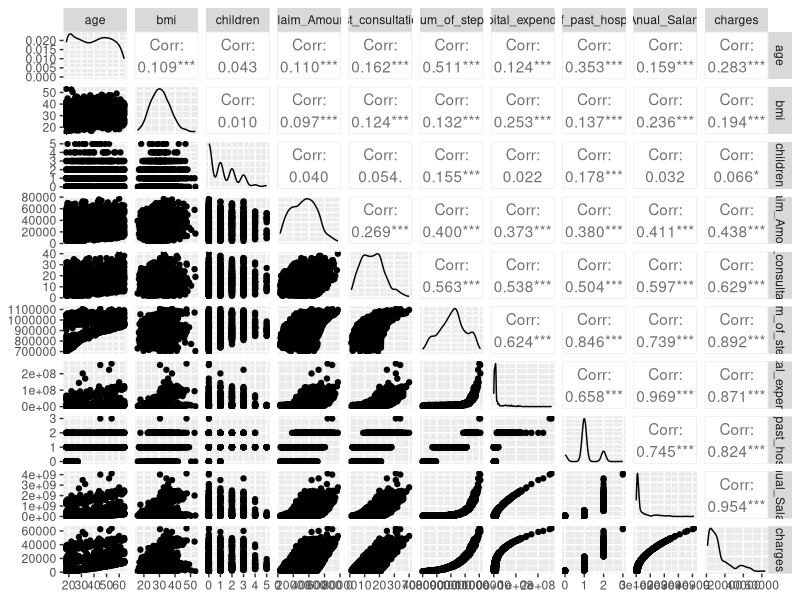
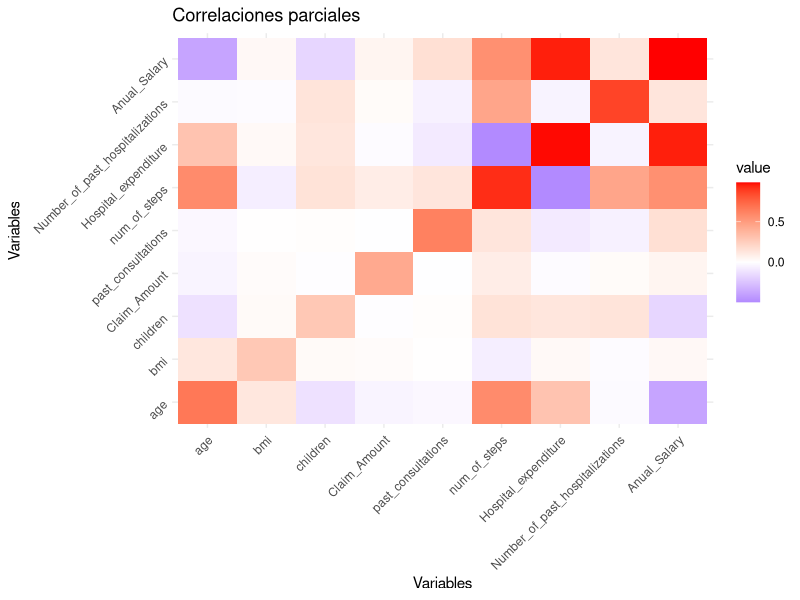
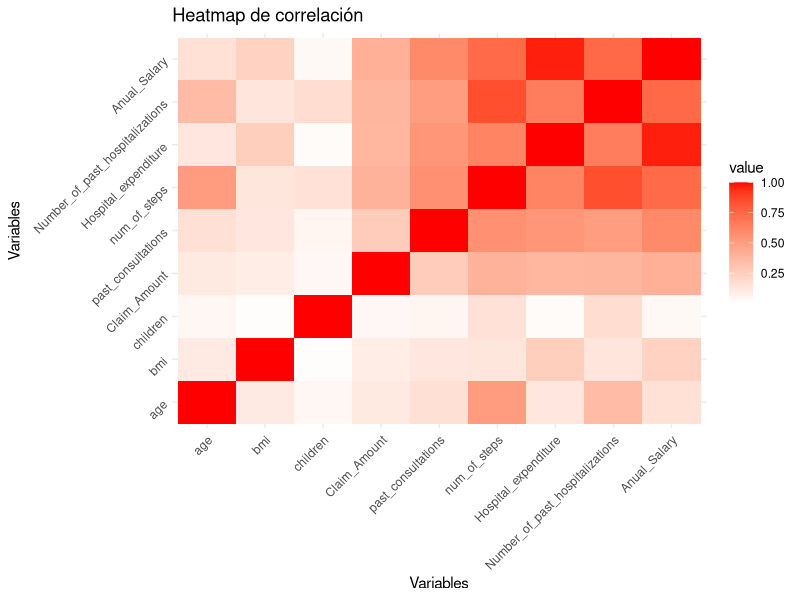
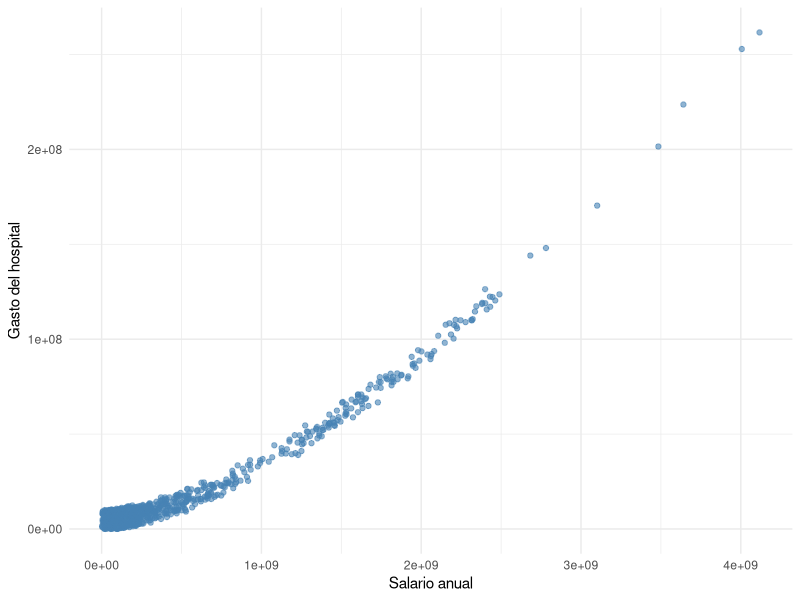
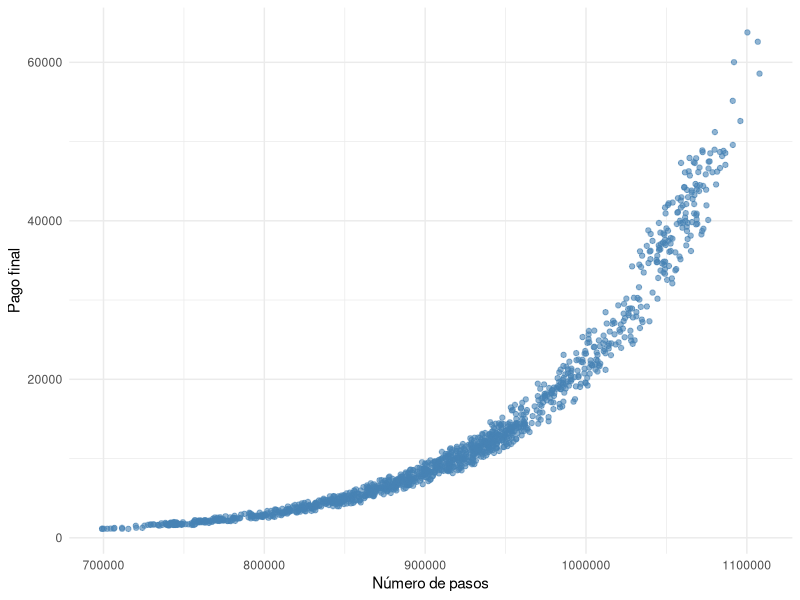
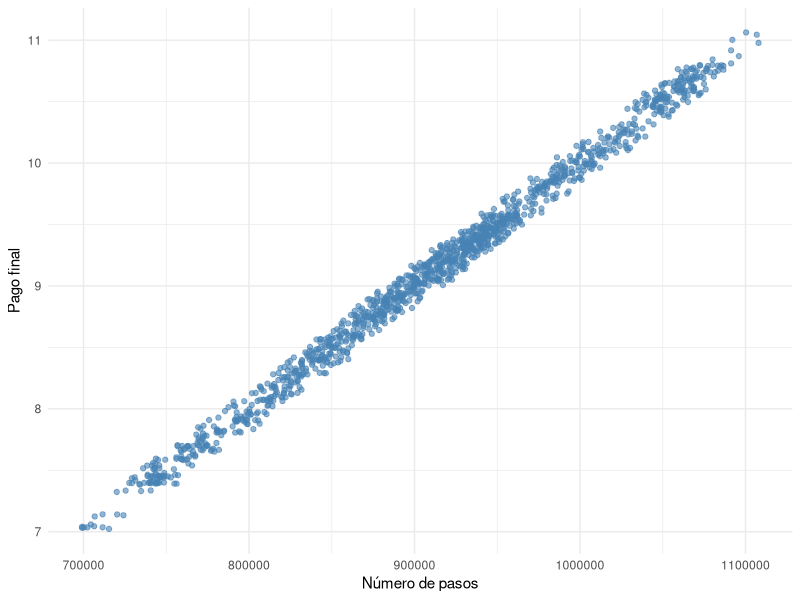
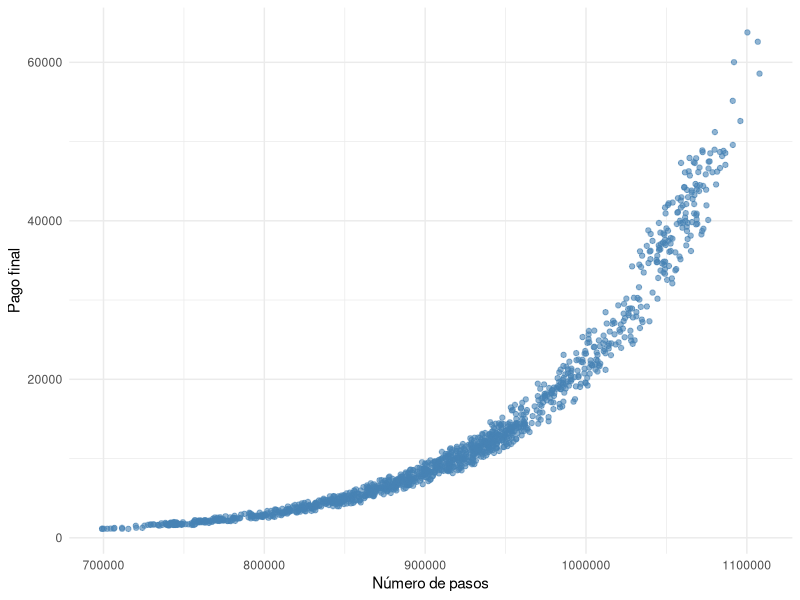
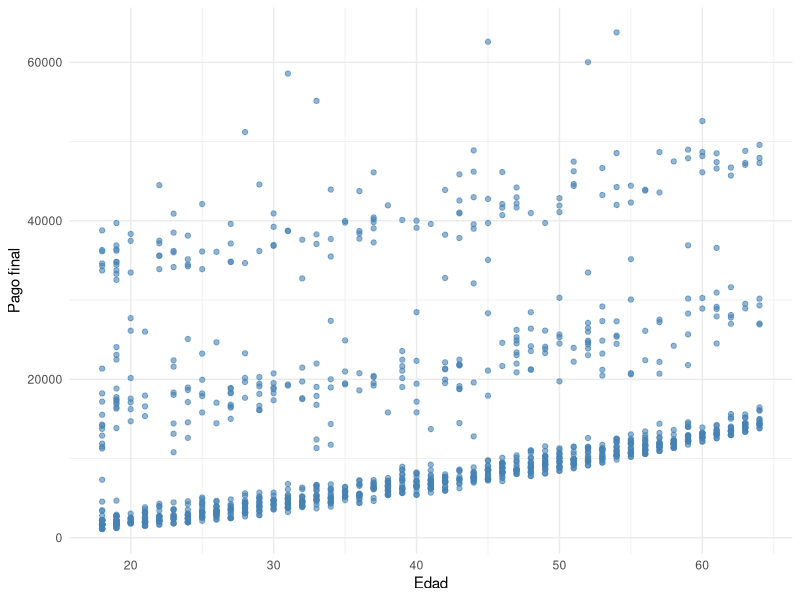

These figures' R source, in order:
## ---- chunk 1
#| output: false
#| warning: false
library(dplyr)
library(tidyr)
library(ggplot2)
library(reshape2)
## ---- chunk 2
datos <- readr::read_csv("./new_insurance_data.csv")
dplyr::glimpse(datos)
## ---- chunk 3
# Cantidad de observaciones
nrow(datos)

# Cantidad de observaciones con alguna variable faltante
sum(!complete.cases(datos))

datos <- tidyr::drop_na(datos)
## ---- chunk 4
covariables_numericas <- c(
  "age",
  "bmi",
  "children",
  "Claim_Amount",
  "past_consultations",
  "num_of_steps",
  "Hospital_expenditure",
  "Number_of_past_hospitalizations",
  "Anual_Salary"
)
columnas_numericas <- c(covariables_numericas, "charges")

GGally::ggpairs(datos[, columnas_numericas])
## ---- chunk 5
d.cor <- cor(datos[, covariables_numericas])
d.inv <- solve(d.cor)

d.corm <- sqrt(1-1/diag(d.inv))
pd <- length(d.corm)  


d.part <- d.inv
for (i in 1:pd) {
  for (j in 1:(i-1)) {
    d.part[i,j] <- -d.inv[i,j]/sqrt(d.inv[i,i]*d.inv[j,j])
  }
  d.part[i,i] <- d.corm[i]
  d.part[1:(i-1),i] <- d.part[i,1:(i-1)]  
}
d.part
## ---- chunk 6
vals_diag <- diag(d.part)
max_col_indices <- apply(d.part, 1, which.max)
idx_ordenados <- order(vals_diag, decreasing = TRUE)
ordenados_vals_diag <- vals_diag[idx_ordenados]
ordenados_max_cols <- max_col_indices[idx_ordenados]

data.frame(correlacion_parcial = ordenados_vals_diag)
## ---- chunk 7
#| echo: false
melt(d.part) |>
  ggplot(aes(Var1, Var2, fill = value)) +
    geom_tile() +
    scale_fill_gradient2(low = "blue", high = "red", mid = "white") +
    theme_minimal() +
    theme(
      axis.text.x = element_text(angle = 45, hjust = 1),
      axis.text.y = element_text(angle = 45, hjust = 1)
    ) +
    labs(
      title = "Correlaciones parciales", 
      x = "Variables", 
      y = "Variables"
    )
## ---- chunk 8
#| echo: false
matriz_cor <- datos |>
  dplyr::select(
    age,
    bmi,
    children,
    Claim_Amount,
    past_consultations,
    num_of_steps,
    Hospital_expenditure,
    Number_of_past_hospitalizations,
    Anual_Salary,
  ) |>
  cor()

melt(matriz_cor) |>
  ggplot(aes(Var1, Var2, fill = value)) +
    geom_tile() +
    scale_fill_gradient2(low = "blue", high = "red", mid = "white", midpoint = 0) +
    theme_minimal() +
    theme(
      axis.text.x = element_text(angle = 45, hjust = 1),
        axis.text.y = element_text(angle = 45, hjust = 1)
      ) +
    labs(title = "Heatmap de correlación", x = "Variables", y = "Variables")
## ---- chunk 9
datos |>
  ggplot(aes(x = Anual_Salary, y = Hospital_expenditure)) +
  geom_point(color = "steelblue", alpha = 0.6) +
  labs(x = "Salario anual", y = "Gasto del hospital") +
  theme_minimal()
## ---- chunk 10
datos |>
  ggplot(aes(x = num_of_steps, y = charges)) +
  geom_point(color = "steelblue", alpha = 0.6) +
  labs(x = "Número de pasos", y = "Pago final") +
  theme_minimal()
## ---- chunk 11
datos |>
  dplyr::mutate(scaled_rsp = log(charges)) |>
  ggplot(aes(x = num_of_steps, y = scaled_rsp)) +
  geom_point(color = "steelblue", alpha = 0.6) +
  labs(x = "Número de pasos", y = "Pago final") +
  theme_minimal()
## ---- chunk 12
datos |>
  ggplot(aes(x = num_of_steps, y = charges)) +
  geom_point(color = "steelblue", alpha = 0.6) +
  labs(x = "Número de pasos", y = "Pago final") +
  theme_minimal()
## ---- chunk 13
datos |>
  ggplot(aes(x = age, y = charges)) +
  geom_point(color = "steelblue", alpha = 0.6) +
  labs(x = "Edad", y = "Pago final") +
  theme_minimal()
## ---- chunk 14
datos |>
  ggplot(aes(x = bmi, y = charges)) +
  geom_point(color = "steelblue", alpha = 0.6) +
  labs(x = "Índice de masa corporal", y = "Pago final") +
  theme_minimal()
## ---- chunk 15
datos |>
  ggplot(aes(x = children, y = charges)) +
  geom_point(color = "steelblue", alpha = 0.6) +
  labs(x = "Número de hijos", y = "Pago final") +
  theme_minimal()
## ---- chunk 16
datos |>
  ggplot(aes(x = past_consultations, y = charges)) +
  geom_point(color = "steelblue", alpha = 0.6) +
  labs(x = "Número de procedimientos pasados", y = "Pago final") +
  theme_minimal()
## ---- chunk 17
datos |>
  ggplot(aes(x = charges, color = region, fill = region)) +
    geom_density(alpha = 0.4) +
    labs(
      title = "Densidad de 'charges' para cada categoría de 'region'",
      x = "charges",
      y = "Densidad"
    ) +
    theme_minimal()
## ---- chunk 18
obs <- datos |>
  dplyr::select(
    sex,
    smoker,
    age,
    bmi,
    Claim_Amount,
    past_consultations,
    num_of_steps,
    Number_of_past_hospitalizations,
    Anual_Salary,
    charges
  )

set.seed(1234)
obs <- dplyr::sample_n(obs, 500)

openxlsx::write.xlsx(obs, './datos.xlsx')
## ---- chunk 19
dplyr::glimpse(obs)
## ---- chunk 20
sum.lm <- function(lmod) {
  summ <- summary(lmod)
  ci <- confint(lmod)
  summ$coefficients <- cbind(
    summ$coefficients[,1],
    ci,summ$coefficients[,2:4]
  )
  return(summ)
}

extraer_estadistica_f <- function(modelo) {
  return(summary(modelo)$fstatistic[1])
}

obtener_p_valor_de_estadistica_f <- function(modelo) {
  s <- summary(modelo)

  fval <- s$fstatistic["value"]
  df1 <- s$fstatistic["numdf"]
  df2 <- s$fstatistic["dendf"]

  return(pf(fval, df1, df2, lower.tail = FALSE))
}

extraer_info_t_student <- function(modelo) {
  df <- as.data.frame(summary(modelo)$coefficients)
  df <- df[-1, c(-1, -2)]

  df$es_significativo <- df[, 2] < 0.05
  return(df)
}

# Implementación básica de la función car::ncvTest, debido a que
# no me funciona descargar aquella librería.
ncvTest <- function(modelo, variable = NULL) {
  # Verifica si el modelo es lineal
  if (!inherits(modelo, "lm")) stop("El modelo debe ser de clase 'lm'")
  
  # Extrae los residuos y los valores ajustados
  residuos <- residuals(modelo)
  ajustados <- fitted(modelo)
  
  # Selecciona la variable de prueba
  if (is.null(variable)) {
    z <- ajustados  # por defecto, se usa contra los valores ajustados
  } else {
    datos_modelo <- model.frame(modelo)
    z <- datos_modelo[[variable]]
    if (is.null(z)) stop("Variable no encontrada en el marco del modelo")
  }
  
  # Calcula la estadística de prueba
  score <- sum(residuos^2 * z)
  informacion <- sum((residuos * z)^2)
  estadistico <- score^2 / informacion
  
  # Calcula el valor p
  valor_p <- 1 - pchisq(estadistico, df = 1)
  
  # Devuelve como objeto de prueba
  resultado <- list(statistic = estadistico, p.value = valor_p)
  class(resultado) <- "htest"
  return(resultado)
}

resaltar_n_puntos_con_mayor_apalancamiento <- function(modelo, n = 10) {
  graficos <- list()

  observaciones <- modelo$model[[1]]
  estimaciones <- modelo$fitted.values

  graficos$est_vs_obs <- function () {
    abs_resid <- abs(observaciones - estimaciones)
    top10_idx <- order(abs_resid, decreasing = TRUE)[1:n]

    plot(
      estimaciones, 
      observaciones,
      col = ifelse(1:length(observaciones) %in% top10_idx, "red", "black"),
      pch = 19,
      xlab = "estimaciones",
      ylab = "observaciones"
    )
    abline(a = 0, b = 1, col = "blue", lty = 2)
    abline(lm(observaciones ~ estimaciones), col = "darkgreen", lwd = 2)
  }

  graficos$est_vs_res <- function () {
    residuos <- modelo$residuals
    abs_resid <- abs(residuos)

    top10_idx <- order(abs_resid, decreasing = TRUE)[1:n]

    plot(
      estimaciones, 
      residuos,
      col = ifelse(1:length(residuos) %in% top10_idx, "red", "black"),
      pch = 19,
      xlab = "estimaciones",
      ylab = "residuos"
    )
    abline(h = 0, lty = 2, col = "blue")
  }

  return(graficos)
}

calcular_rse <- function(modelo) {
  k <- length(modelo$coefficients) - 1
  SSE <- sum(modelo$residuals**2)
  num_obs <- length(modelo$residuals)

  return(sqrt(SSE/(num_obs - (1+k))))
}
## ---- chunk 21
modelo_completo <- lm(charges ~ ., obs)
sum.lm(modelo_completo)
## ---- chunk 22
plot(
  modelo_completo$fitted.values,
  obs$charges,
  xlab ="Estimados",
  ylab="Observados",
  pch=20,
  cex=0.5
)
abline(0,1,col="red")
## ---- chunk 23
plot(
  modelo_completo$fitted.values,
  modelo_completo$residuals, 
  xlab ="estimados",
  ylab="residuos",
  pch=20,
  cex=0.5
)
abline(h=0,col="red")
## ---- chunk 24
ncvTest(modelo_completo)
## ---- chunk 25
qq_completo <- qqnorm(modelo_completo$residuals)
qqline(modelo_completo$residuals)
## ---- chunk 26
shapiro.test(modelo_completo$residuals)
## ---- chunk 27
shapiro.test(rstandard(modelo_completo))
## ---- chunk 28
anova(modelo_completo)
extraer_estadistica_f(modelo_completo)
obtener_p_valor_de_estadistica_f(modelo_completo)
## ---- chunk 29
extraer_info_t_student(modelo_completo)
## ---- chunk 30
modelo_completo.cd <- cooks.distance(modelo_completo)
modelo_completo.mcd <- mean(modelo_completo.cd)
## ---- chunk 31
modelo_completo.cooked_1 <- which(modelo_completo.cd > 3*modelo_completo.mcd)
modelo_completo.cooked_1
## ---- chunk 32
modelo_completo.cooked_2 <- which(modelo_completo.cd > (4 / dim(obs)))
modelo_completo.cooked_2
## ---- chunk 33
modelo_completo.graficos_apalancamiento <- resaltar_n_puntos_con_mayor_apalancamiento(modelo_completo, 10)

modelo_completo.graficos_apalancamiento$est_vs_obs()
modelo_completo.graficos_apalancamiento$est_vs_res()
## ---- chunk 34
obs_sin_aber <- obs[-modelo_completo.cooked_1,]
obs_sin_aber
## ---- chunk 35
mod_com_2 <- lm(charges ~ ., obs_sin_aber)
sum.lm(mod_com_2)
## ---- chunk 36
calcular_rse(modelo_completo)
calcular_rse(mod_com_2)
## ---- chunk 37
plot(
  mod_com_2$fitted.values,
  obs_sin_aber$charges,
  xlab ="Estimados",
  ylab="Observados",
  pch=20,
  cex=0.5
)
abline(0,1,col="red")
## ---- chunk 38
plot(
  mod_com_2$fitted.values,
  mod_com_2$residuals, 
  xlab ="estimados",
  ylab="residuos",
  pch=20,
  cex=0.5
)
abline(h=0,col="red")
## ---- chunk 39
ncvTest(mod_com_2)
## ---- chunk 40
qq_completo_2 <- qqnorm(mod_com_2$residuals)
qqline(mod_com_2$residuals)

shapiro.test(mod_com_2$residuals)
shapiro.test(rstandard(mod_com_2))
## ---- chunk 41
covariables_numericas.2 <- c(
  "age",
  "bmi",
  "Claim_Amount",
  "past_consultations",
  "num_of_steps",
  "Number_of_past_hospitalizations",
  "Anual_Salary"
)

d.cor.2 <- cor(obs_sin_aber[, covariables_numericas.2])
d.inv.2 <- solve(d.cor.2)

d.corm.2 <- sqrt(1-1/diag(d.inv.2))
pd.2 <- length(d.corm.2)  


d.part.2 <- d.inv.2
for (i in 1:pd.2) {
  for (j in 1:(i-1)) {
    d.part.2[i,j] <- -d.inv.2[i,j]/sqrt(d.inv.2[i,i]*d.inv.2[j,j])
  }
  d.part.2[i,i] <- d.corm.2[i]
  d.part.2[1:(i-1),i] <- d.part.2[i,1:(i-1)]  
}
d.part.2

vals_diag.2 <- diag(d.part.2)
max_col_indices.2 <- apply(d.part.2, 1, which.max)
idx_ordenados.2 <- order(vals_diag.2, decreasing = TRUE)
ordenados_vals_diag.2 <- vals_diag.2[idx_ordenados.2]

data.frame(correlacion_parcial = ordenados_vals_diag.2)
## ---- chunk 42
#| echo: false
melt(d.part.2) |>
  ggplot(aes(Var1, Var2, fill = value)) +
    geom_tile() +
    geom_text(aes(label = round(value, 2)), size = 3) +
    scale_fill_gradient2(low = "blue", high = "red", mid = "white") +
    theme_minimal() +
    theme(
      axis.text.x = element_text(angle = 45, hjust = 1),
      axis.text.y = element_text(angle = 45, hjust = 1)
    ) +
    labs(
      title = "Correlaciones parciales", 
      x = "Variables", 
      y = "Variables"
    )
## ---- chunk 43
modelo_nulo <- lm(charges ~ 1, obs_sin_aber)
modelo_completo.2 <- lm(charges ~ ., obs_sin_aber)
## ---- chunk 44
modelo_forward <- step(
  modelo_nulo,
  scope = list(
    lower = modelo_nulo,
    upper = modelo_completo.2
  ),
  direction = "forward",
  trace = 0
)

modelo_backward <- step(
  modelo_completo.2,
  scope = list(
    lower = modelo_nulo,
    upper = modelo_completo.2
  ),
  direction = "backward",
  trace = 0
)

modelo_both <- step(
  modelo_nulo,
  scope = list(
    lower = modelo_nulo,
    upper = modelo_completo.2
  ),
  direction = "both",
  trace = 0
)
## ---- chunk 45
sum.lm(modelo_forward)
sum.lm(modelo_backward)
sum.lm(modelo_both)
## ---- chunk 46
calcular_rse(modelo_forward)
calcular_rse(modelo_backward)
calcular_rse(modelo_both)
calcular_rse(modelo_completo)
calcular_rse(mod_com_2)
## ---- chunk 47
modelo_both
## ---- chunk 48
plot(
  modelo_both$fitted.values,
  obs_sin_aber$charges,
  xlab ="Estimados",
  ylab="Observados",
  pch=20,
  cex=0.5
)
abline(0,1,col="red")
## ---- chunk 49
plot(
  modelo_both$fitted.values,
  modelo_both$residuals, 
  xlab ="estimados",
  ylab="residuos",
  pch=20,
  cex=0.5
)
abline(h=0,col="red")
## ---- chunk 50
ncvTest(modelo_both)
## ---- chunk 51
qq_completo_3 <- qqnorm(modelo_both$residuals)
qqline(modelo_both$residuals)
## ---- chunk 52
shapiro.test(modelo_both$residuals)
shapiro.test(rstandard(modelo_both))
## ---- chunk 53
anova(modelo_both)
extraer_estadistica_f(modelo_both)
obtener_p_valor_de_estadistica_f(modelo_both)
## ---- chunk 54
extraer_info_t_student(modelo_both)
## ---- chunk 55
sum.lm(modelo_completo)
sum.lm(mod_com_2)
sum.lm(modelo_both)
## ---- chunk 56
modelo_both
